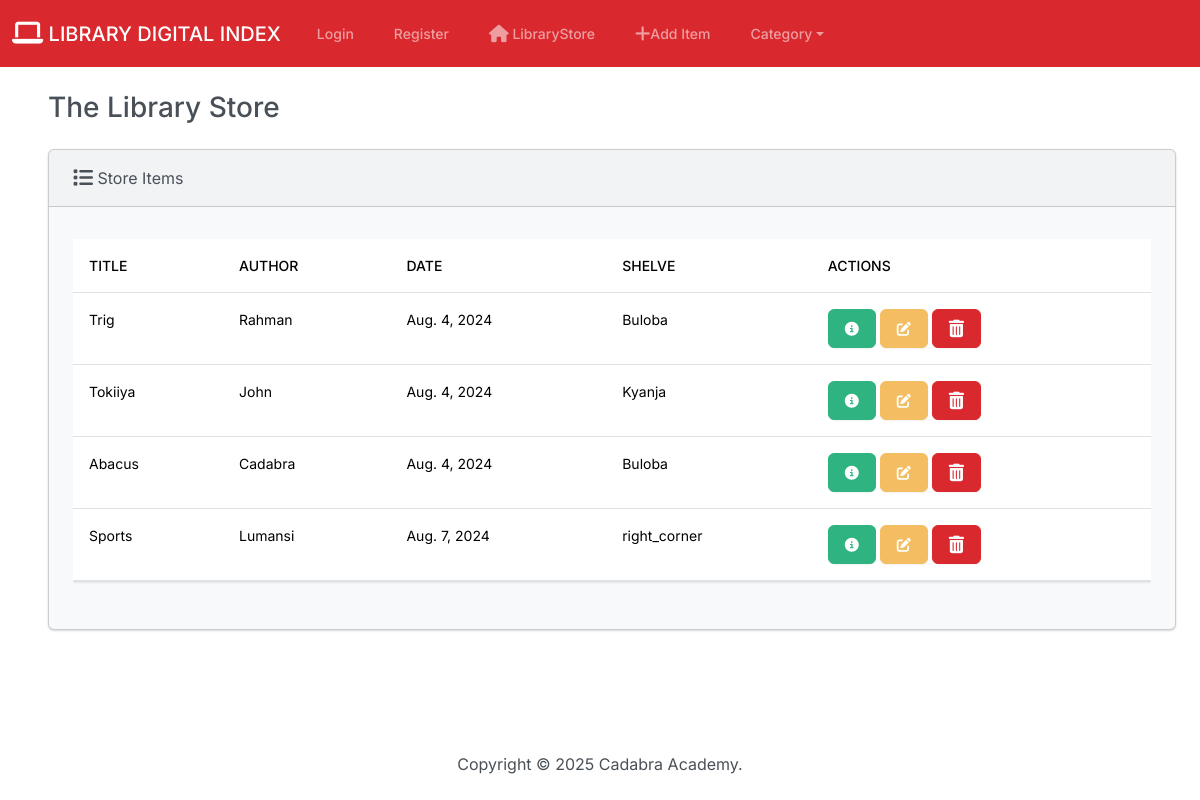
The page / on the database its author committed.
### students/models.py (models this page shows, shortened)
class Student(models.Model):
    title = models.CharField(max_length=50)
    author = models.CharField(max_length=50)
    date = models.DateField(default='2023-01-01')
    shelve = models.CharField(max_length=50)

### students/views.py (the view)
# urls.py: path('', views.index, name='index'),
def index(request):
    return render(request, 'index.html', {'students': Student.objects.all()})

### students/templates/index.html (shortened to what this page needs)
{% extends "base.html" %}
{% block body %}
    <div class="container-fluid">
      <h3 class="m-4">The Library Store </h3>
      <div class="row">
        <div class="col-12">
          {% if students %}
          <div class="card bg-light ms-4 mc-4 mb-4">
            <div class="card-header">
              <i class="fa-solid fa-list fa-lg"></i> Store Items
            </div>
            <div class="card-body">
              <p class="card-text">
                <div class="table-responsive">
                  <table class="table table-hover">
                    <thead>
                      <tr>
                        <th scope="col">Title</th>
                        <th scope="col">Author</th>
                        <th scope="col">Date</th>
                        <th scope="col">Shelve</th>
                        <th scope="col">Actions</th>
                      </tr>
                    </thead>
                    <tbody>
                     {% for student in students%}
                     <tr>
                      <td>{{ student.title }}</td>
                      <td>{{ student.author }}</td>
                      <td>{{ student.date }}</td>
                      <td>{{ student.shelve }}</td>
                      <td>
                        <button type="button" class="btn btn-success mc-1" href="{% url 'view_student' student.id %}" data-bs-toggle="modal" data-bs-target="#myModal{{ student.id }}">
                          <i class="fa-solid fa-circle-info"></i>
                        </button>
                        <a class="btn btn-warning mc-1" href="{% url 'edit' student.id %}">
                          <i class="fa-solid fa-pen-to-square"></i>
                        </a>
                        <button type="button" class="btn btn-danger" data-bs-toggle="modal" data-bs-target="#delete{{student.id}}">
                        </button>
                      </td>
                     </tr>
                     {% endfor %}
                    </tbody>
                  </table>
                </div>
              </p>
            </div>
          </div>
          {% else %}
            <h5 class="alert alert-primary ms-4 mc-4"> No Student Records</h5>
          {% endif %}
        </div>
      </div>
    </div>
{% endblock %}

### students/templates/base.html (shortened to what this page needs)
{% load static %}
<!doctype html>
<html lang="en">
  <head>
    <link rel="stylesheet" href="https://cdnjs.cloudflare.com/ajax/libs/font-awesome/6.5.2/css/all.min.css"/>
    <link href="{% static 'css/bootstrap.min.css' %}" rel="stylesheet">
  </head>
  <body class="d-flex flex-column min-vh-100">
    {% include "navbar.html" %}
    <div class="container-fluid">
       {% block body %}
       {% endblock %}
    </div>
    <footer class="mt-auto mb-4">
      <div class="text-center">
        <span>
          Copyright &copy; <script>document.write(new Date().getFullYear())</script> Cadabra Academy.
        </span>
      </div>
    </footer>
  </body>
</html>

### students/templates/navbar.html (shortened to what this page needs)
<nav class="navbar navbar-expand-lg navbar-dark bg-danger">
    <div class="container-fluid">
      <a class="navbar-brand" href="{% url 'index' %}"><i class="fa-solid fa-laptop fa-lg"></i> LIBRARY DIGITAL INDEX</a>
      <div class="collapse navbar-collapse" id="navbarColor01">
        <ul class="navbar-nav me-auto">
            {% if user.is_authenticated %}
                <li class="nav-item"><a class="nav-link" href="{% url 'logout' %}">Logout</a></li>
                {% else %}
                <li class="nav-item"><a class="nav-link" href="{% url 'login' %}">Login</a></li>
                <li class= "nav-item"><a class="nav-link" href="{% url 'register' %}">Register</a></li>
                {% endif %}
          <li class="nav-item">
            <a class="nav-link" href="{% url 'index' %}"> LibraryStore </a>
          </li>
          <li class="nav-item">
            <a class="nav-link" href="{% url 'add' %}"> Add Item </a>
          </li>
          <li class="nav-item dropdown">
            <a class="nav-link dropdown-toggle" id="navbarDropdown" href="#" role="button" data-bs-toggle="dropdown" aria-expanded="false">Category</a>
        </li>
        </ul>
      </div>
    </div>
  </nav>

### rows shown on the page
Student: title "Trig", author "Rahman", date "Aug. 4, 2024", shelve "Buloba"
Student: title "Tokiiya", author "John", date "Aug. 4, 2024", shelve "Kyanja"
Student: title "Abacus", author "Cadabra", date "Aug. 4, 2024", shelve "Buloba"
Student: title "Sports", author "Lumansi", date "Aug. 7, 2024", shelve "right_corner"
